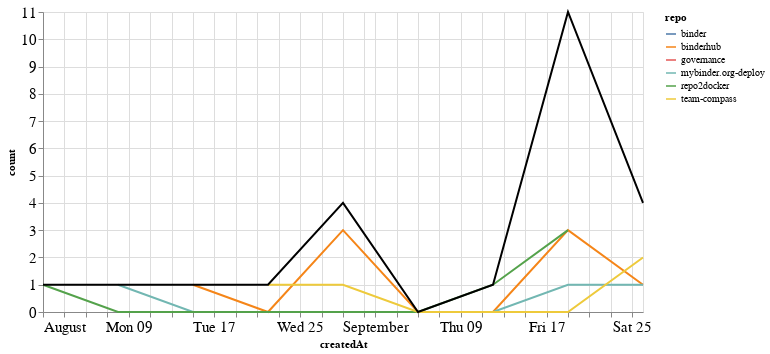

Notebook source saved alongside this figure:
### Markdown cell above
### Comments

### Code cell
comments_time = comments.groupby('repo').resample('W', on='createdAt').count()['author'].reset_index()
comments_time = comments_time.rename(columns={'author': 'count'})
comments_time_total = comments_time.groupby('createdAt').agg({"count": "sum"}).reset_index()
ch1 = alt.Chart(comments_time, width=600).mark_line().encode(
    x='createdAt',
    y='count',
    color='repo',
    tooltip="repo"
)

ch2 = alt.Chart(comments_time_total, width=600).mark_line(color="black").encode(
    x='createdAt',
    y='count',
)

ch1 + ch2

### Figure 1 — Vega-Lite specification as saved in the notebook (floating-point values rounded to 4 significant figures)
{"config": {"axisLeft": {"labelFontSize": 15}, "axisBottom": {"labelFontSize": 15}}, "layer": [{"data": {"name": "data-9da22d4c1296038f0d4aae0df8ff76b8"}, "mark": "line", "encoding": {"color": {"type": "nominal", "field": "repo"}, "tooltip": {"type": "nominal", "field": "repo"}, "x": {"type": "temporal", "field": "createdAt"}, "y": {"type": "quantitative", "field": "count"}}, "width": 600}, {"data": {"name": "data-9966333df86ed17a540b827ba8516618"}, "mark": {"type": "line", "color": "black"}, "encoding": {"x": {"type": "temporal", "field": "createdAt"}, "y": {"type": "quantitative", "field": "count"}}, "width": 600}], "$schema": "https://vega.github.io/schema/vega-lite/v4.8.1.json", "datasets": {"data-9da22d4c1296038f0d4aae0df8ff76b8": [{"repo": "binder", "createdAt": "2021-09-19T00:00:00", "count": 3}, {"repo": "binderhub", "createdAt": "2021-08-15T00:00:00", "count": 1}, {"repo": "binderhub", "createdAt": "2021-08-22T00:00:00", "count": 0}, {"repo": "binderhub", "createdAt": "2021-08-29T00:00:00", "count": 3}, {"repo": "binderhub", "createdAt": "2021-09-05T00:00:00", "count": 0}, {"repo": "binderhub", "createdAt": "2021-09-12T00:00:00", "count": 0}, {"repo": "binderhub", "createdAt": "2021-09-19T00:00:00", "count": 3}, {"repo": "binderhub", "createdAt": "2021-09-26T00:00:00", "count": 1}, {"repo": "governance", "createdAt": "2021-09-19T00:00:00", "count": 1}, {"repo": "mybinder.org-deploy", "createdAt": "2021-08-08T00:00:00", "count": 1}, {"repo": "mybinder.org-deploy", "createdAt": "2021-08-15T00:00:00", "count": 0}, {"repo": "mybinder.org-deploy", "createdAt": "2021-08-22T00:00:00", "count": 0}, {"repo": "mybinder.org-deploy", "createdAt": "2021-08-29T00:00:00", "count": 0}, {"repo": "mybinder.org-deploy", "createdAt": "2021-09-05T00:00:00", "count": 0}, {"repo": "mybinder.org-deploy", "createdAt": "2021-09-12T00:00:00", "count": 0}, {"repo": "mybinder.org-deploy", "createdAt": "2021-09-19T00:00:00", "count": 1}, {"repo": "mybinder.org-deploy", "createdAt": "2021-09-26T00:00:00", "count": 1}, {"repo": "repo2docker", "createdAt": "2021-08-01T00:00:00", "count": 1}, {"repo": "repo2docker", "createdAt": "2021-08-08T00:00:00", "count": 0}, {"repo": "repo2docker", "createdAt": "2021-08-15T00:00:00", "count": 0}, {"repo": "repo2docker", "createdAt": "2021-08-22T00:00:00", "count": 0}, {"repo": "repo2docker", "createdAt": "2021-08-29T00:00:00", "count": 0}, {"repo": "repo2docker", "createdAt": "2021-09-05T00:00:00", "count": 0}, {"repo": "repo2docker", "createdAt": "2021-09-12T00:00:00", "count": 1}, {"repo": "repo2docker", "createdAt": "2021-09-19T00:00:00", "count": 3}, {"repo": "team-compass", "createdAt": "2021-08-22T00:00:00", "count": 1}, {"repo": "team-compass", "createdAt": "2021-08-29T00:00:00", "count": 1}, {"repo": "team-compass", "createdAt": "2021-09-05T00:00:00", "count": 0}, {"repo": "team-compass", "createdAt": "2021-09-12T00:00:00", "count": 0}, {"repo": "team-compass", "createdAt": "2021-09-19T00:00:00", "count": 0}, {"repo": "team-compass", "createdAt": "2021-09-26T00:00:00", "count": 2}], "data-9966333df86ed17a540b827ba8516618": [{"createdAt": "2021-08-01T00:00:00", "count": 1}, {"createdAt": "2021-08-08T00:00:00", "count": 1}, {"createdAt": "2021-08-15T00:00:00", "count": 1}, {"createdAt": "2021-08-22T00:00:00", "count": 1}, {"createdAt": "2021-08-29T00:00:00", "count": 4}, {"createdAt": "2021-09-05T00:00:00", "count": 0}, {"createdAt": "2021-09-12T00:00:00", "count": 1}, {"createdAt": "2021-09-19T00:00:00", "count": 11}, {"createdAt": "2021-09-26T00:00:00", "count": 4}]}}
